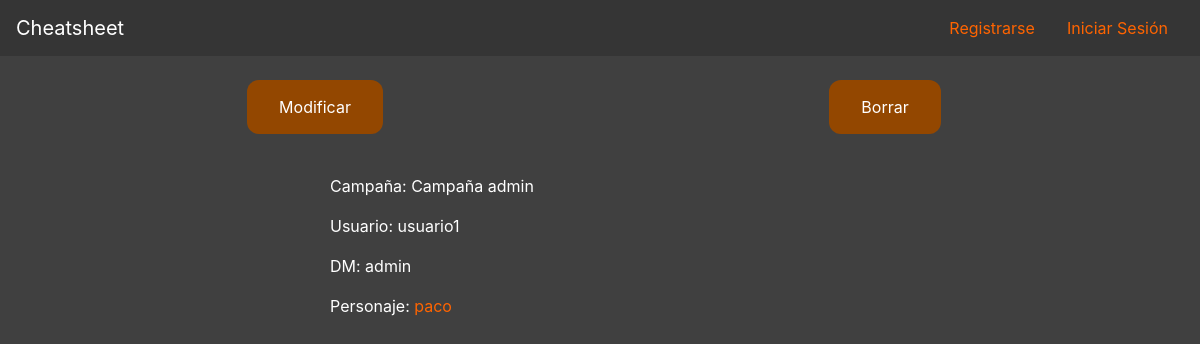
The page /hojapersonaje/participadetail/12 on the database as committed earlier.
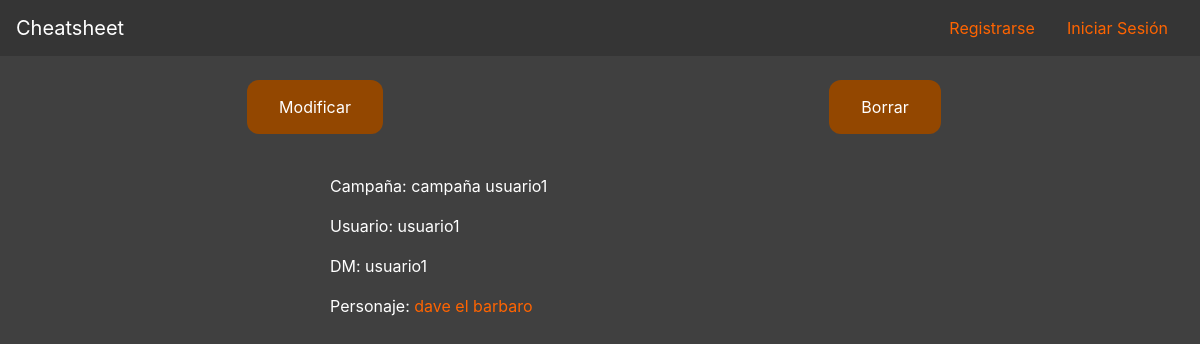
The same page on the database as committed later.
### hojapersonaje/models.py (models this page shows, shortened)
class Participa(models.Model):
	idPar = models.AutoField(primary_key=True)
	usuPar = models.ForeignKey(Perfil, on_delete=models.CASCADE, blank=True, null=True)
	camPar = models.ForeignKey(Campaña, on_delete=models.CASCADE, blank=True, null=True)
	perPar = models.ForeignKey(Personaje, on_delete=models.CASCADE, blank=True, null=True)

class Campaña(models.Model):
	idCam = models.AutoField(primary_key=True)
	nomCam = models.CharField(max_length=100)
	desCam = models.CharField(max_length=5000)
	usuCam = models.ForeignKey(Perfil, on_delete=models.CASCADE, blank=True, null=True)
	finiCam = models.DateField(auto_now_add=True)
	ffinCam = models.DateField(blank=True, null=True)
	estCam = models.CharField(max_length=20, choices=estado, default=SCO)
	def __str__(self):
		return str(self.nomCam)

class Perfil(models.Model):
	user = models.OneToOneField(User, on_delete=models.CASCADE)
	imgPer = models.ImageField(upload_to='avatar', blank=True)
	def __str__(self):
		return str(self.user.username)

class Personaje(models.Model):
	idPer  = models.AutoField(primary_key=True)
	nomPer = models.CharField(max_length=40)
	claPer = models.CharField(max_length=20)
	nivPer = models.IntegerField(blank=True, null=True)
	razPer = models.CharField(max_length=20)
	genPer = models.CharField(max_length=10)
	aliPer = models.CharField(max_length=20)
	ataPer = models.IntegerField(blank=True, null=True)
	DGPer = models.IntegerField(blank=True, null=True)
	MaxDGPer = models.IntegerField(blank=True, null=True)
	CAPer = models.IntegerField(blank=True, null=True)
	usuPer = models.ForeignKey(Perfil, on_delete=models.CASCADE, blank=True, null=True)
	FUE = models.IntegerField(blank=True, null=True)
	DES = models.IntegerField(blank=True, null=True)
	CON = models.IntegerField(blank=True, null=True)
	INT = models.IntegerField(blank=True, null=True)
	SAB = models.IntegerField(blank=True, null=True)
	CAR = models.IntegerField(blank=True, null=True)
	fortaleza = models.IntegerField(blank=True, null=True)
	reflejos = models.IntegerField(blank=True, null=True)
	voluntad = models.IntegerField(blank=True, null=True)
	abrirCerraduras = models.IntegerField(blank=True, null=True)
	artesania = models.IntegerField(blank=True, null=True)
	averiguarIntenciones = models.IntegerField(blank=True, null=True)
	avistar = models.IntegerField(blank=True, null=True)
	buscar = models.IntegerField(blank=True, null=True)
	concentracion = models.IntegerField(blank=True, null=True)
	conocimientoConjuros = models.IntegerField(blank=True, null=True)
	descifrarEscrituras = models.IntegerField(blank=True, null=True)
	diplomacia = models.IntegerField(blank=True, null=True)
	disfrazarse = models.IntegerField(blank=True, null=True)
	engañar = models.IntegerField(blank=True, null=True)
	equilibrio = models.IntegerField(blank=True, null=True)
	esconderse = models.IntegerField(blank=True, null=True)
	escuchar = models.IntegerField(blank=True, null=True)
	falsificar = models.IntegerField(blank=True, null=True)
	interpretar = models.IntegerField(blank=True, null=True)
	intimidar = models.IntegerField(blank=True, null=True)
	inutilizarMecanismo = models.IntegerField(blank=True, null=True)
	juegoManos = models.IntegerField(blank=True, null=True)
	montar = models.IntegerField(blank=True, null=True)
	moverseSigilosamente = models.IntegerField(blank=True, null=True)
	nadar = models.IntegerField(blank=True, null=True)
	oficio = models.IntegerField(blank=True, null=True)
	piruetas = models.IntegerField(blank=True, null=True)
	reunirInformacion = models.IntegerField(blank=True, null=True)
	saber = models.IntegerField(blank=True, null=True)
	saltar = models.IntegerField(blank=True, null=True)
	sanar = models.IntegerField(blank=True, null=True)
	supervivencia = models.IntegerField(blank=True, null=True)
	tasacion = models.IntegerField(blank=True, null=True)
	tratoAnimales = models.IntegerField(blank=True, null=True)
	trepar = models.IntegerField(blank=True, null=True)
	usarObjetoMagico = models.IntegerField(blank=True, null=True)
	usoCuerdas = models.IntegerField(blank=True, null=True)
	ultimaTirada = models.IntegerField(blank=True, null=True)
	ultimoCampo = models.CharField(max_length=50, blank=True, null=True)
	def __str__(self):
		return str(self.nomPer)

### hojapersonaje/views.py (the view, shortened to what this page needs)
# urls.py: path('participadetail/<int:pk>', ParticipaDetail.as_view(), name="participante"),
class ParticipaDetail(DetailView):
	model = Participa
	template_name="hojapersonaje/participa_detail.html"
	fields = '__all__'

### hojapersonaje/templates/hojapersonaje/participa_detail.html (shortened to what this page needs)
{% extends "plantilla_base.html" %}
{% block content %}
	<div class="container">
		<div class="row justify-content-center" id="unico">
			<div class="col-6">
				<button onclick="location.href='/hojapersonaje/participa_update/{{ participa.idPar }}'">Modificar</button>
			</div>
			<div class="col-6">
				<button onclick="location.href='/hojapersonaje/participa_delete/{{ object.idPar }}/delete'">Borrar</button>
			</div>
		</div>
	</div>
	<div class="container">
		<div class="row justify-content-center">
			<div class="col-6">
				<p>Campaña: {{ object.camPar }}</p>
				<p>Usuario: {{ object.usuPar }}</p>
				<p>DM: {{ object.camPar.usuCam.user.username }}</p>
				<p>Personaje: <a href="/hojapersonaje/estadisticasdetail/{{ object.perPar.idPer }}">{{ object.perPar }}</a></p>
			</div>
		</div>
	</div>
{% endblock %}

### hojapersonaje/templates/plantilla_base.html (shortened to what this page needs)
{% load static %}
<!doctype html>
<html>
<head>
	<link rel="stylesheet" href="https://stackpath.bootstrapcdn.com/bootstrap/4.5.0/css/bootstrap.min.css"/>
	<link rel="stylesheet" href="{% static 'css/Plantilla.css' %}"/>
</head>
<body class="text-white" style="background-color: #404040">
	<nav class="navbar navbar-expand-lg navbar-dark" style="background-color: #353535;">
	  <a class="navbar-brand" href="/">Cheatsheet</a>
	  <div class="collapse navbar-collapse order-1" id="navbarNavAltMarkup">
	    {% if user.is_authenticated %}
	    <div class="navbar-nav">
	      <a class="nav-item nav-link active" href="/hojapersonaje/usuariodetail/{{ request.user.id }}">Perfil</a>
	      <a class="nav-item nav-link active" href="/hojapersonaje/estadisticas">Personajes</a>
	      <a class="nav-item nav-link active" href="/hojapersonaje/campanas">Campañas</a>
	      <a class="nav-item nav-link active" href="/hojapersonaje/participalist">Participaciones</a>
	    </div>
	    <div class="collapse navbar-collapse justify-content-end" id="navbarNavAltMarkup">
	      <a class="nav-item nav-link active" href="/accounts/logout">Cerrar Sesión</a>
	      <span class="navbar-text">Bienvenido, {{ request.user }}</span>
	    </div>
	    {% else %}
	    <div class="collapse navbar-collapse justify-content-end" id="navbarNavAltMarkup">
	      <a class="nav-item nav-link active" href="/signup">Registrarse</a>
	      <a class="nav-item nav-link active" href="/accounts/login">Iniciar Sesión</a>
	    </div>
	    {% endif %}
	    </div>
	</nav>
    {% block content %}{% endblock %}
</body>
</html>

### hojapersonaje/static/css/Plantilla.css (style rules this page uses)
a { color: #ff6400; }
button { background-color: #934700; border: none; color: white; padding: 15px 32px; border-radius: 12px; }
#unico { justify-content: space-around; text-align: center; }

Rows that differ between the two databases and show on the page:
changed Participa "usuario1": camPar "Campaña admin" → "campaña usuario1"; camPar.usuCam.user.username "admin" → "usuario1"; perPar "paco" → "dave el barbaro"
